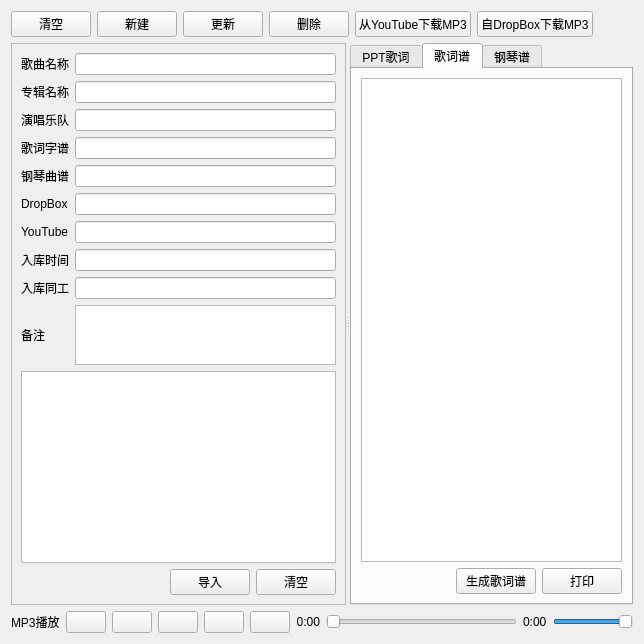
               <widget class="QWidget" name="tab_16">
                <attribute name="title">
                 <string>赞美诗集</string>
                </attribute>
                <layout class="QVBoxLayout" name="verticalLayout_15">
                 <item>
                  <layout class="QHBoxLayout" name="horizontalLayout_27">
                   <item>
                    <widget class="QPushButton" name="pushButton_clear_field">
                     <property name="text">
                      <string>清空</string>
                     </property>
                    </widget>
                   </item>
                   <item>
                    <widget class="QPushButton" name="pushButton_add_hymn">
                     <property name="text">
                      <string>新建</string>
                     </property>
                    </widget>
                   </item>
                   <item>
                    <widget class="QPushButton" name="pushButton_update_hymn">
                     <property name="text">
                      <string>更新</string>
                     </property>
                    </widget>
                   </item>
                   <item>
                    <widget class="QPushButton" name="pushButton_delete_hymn">
                     <property name="text">
                      <string>删除</string>
                     </property>
                    </widget>
                   </item>
                   <item>
                    <widget class="QPushButton" name="pushButton_download_from_youtube">
                     <property name="text">
                      <string>从YouTube下载MP3</string>
                     </property>
                    </widget>
                   </item>
                   <item>
                    <widget class="QPushButton" name="pushButton_download_from_dropbox">
                     <property name="text">
                      <string>自DropBox下载MP3</string>
                     </property>
                    </widget>
                   </item>
                   <item>
                    <spacer name="horizontalSpacer_13">
                     <property name="orientation">
                      <enum>Qt::Horizontal</enum>
                     </property>
                     <property name="sizeHint" stdset="0">
                      <size>
                       <width>40</width>
                       <height>20</height>
                      </size>
                     </property>
                    </spacer>
                   </item>
                  </layout>
                 </item>
                 <item>
                  <widget class="QSplitter" name="splitter_9">
                   <property name="orientation">
                    <enum>Qt::Horizontal</enum>
                   </property>
                   <widget class="QFrame" name="frame_song_info">
                    <property name="sizePolicy">
                     <sizepolicy hsizetype="Preferred" vsizetype="Preferred">
                      <horstretch>0</horstretch>
                      <verstretch>0</verstretch>
                     </sizepolicy>
                    </property>
                    <property name="maximumSize">
                     <size>
                      <width>500</width>
                      <height>16777215</height>
                     </size>
                    </property>
                    <property name="frameShape">
                     <enum>QFrame::StyledPanel</enum>
                    </property>
                    <property name="frameShadow">
                     <enum>QFrame::Raised</enum>
                    </property>
                    <layout class="QVBoxLayout" name="verticalLayout_28">
                     <item>
                      <layout class="QGridLayout" name="gridLayout_10">
                       <item row="3" column="2">
                        <widget class="QLineEdit" name="lineEdit_script_text_note"/>
                       </item>
                       <item row="2" column="2">
                        <widget class="QLineEdit" name="lineEdit_band_note"/>
                       </item>
                       <item row="0" column="2">
                        <widget class="QLineEdit" name="lineEdit_hymn_name_note"/>
                       </item>
                       <item row="5" column="2">
                        <widget class="QLineEdit" name="lineEdit_mp3_dropbox_note"/>
                       </item>
                       <item row="4" column="0">
                        <widget class="QLabel" name="label_123">
                         <property name="text">
                          <string>钢琴曲谱</string>
                         </property>
                        </widget>
                       </item>
                       <item row="5" column="0">
                        <widget class="QLabel" name="label_124">
                         <property name="text">
                          <string>DropBox</string>
                         </property>
                        </widget>
                       </item>
                       <item row="4" column="2">
                        <widget class="QLineEdit" name="lineEdit_script_piano_note"/>
                       </item>
                       <item row="1" column="0">
                        <widget class="QLabel" name="label_120">
                         <property name="text">
                          <string>专辑名称</string>
                         </property>
                        </widget>
                       </item>
                       <item row="3" column="0">
                        <widget class="QLabel" name="label_122">
                         <property name="text">
                          <string>歌词字谱</string>
                         </property>
                        </widget>
                       </item>
                       <item row="2" column="0">
                        <widget class="QLabel" name="label_121">
                         <property name="text">
                          <string>演唱乐队</string>
                         </property>
                        </widget>
                       </item>
                       <item row="9" column="2">
                        <widget class="QTextEdit" name="textEdit_note_hymn_note">
                         <property name="maximumSize">
                          <size>
                           <width>16777215</width>
                           <height>60</height>
                          </size>
                         </property>
                        </widget>
                       </item>
                       <item row="7" column="0">
                        <widget class="QLabel" name="label_126">
                         <property name="text">
                          <string>入库时间</string>
                         </property>
                        </widget>
                       </item>
                       <item row="1" column="2">
                        <widget class="QLineEdit" name="lineEdit_album_note"/>
                       </item>
                       <item row="8" column="2">
                        <widget class="QLineEdit" name="lineEdit_worker_note"/>
                       </item>
                       <item row="0" column="0">
                        <widget class="QLabel" name="label_113">
                         <property name="text">
                          <string>歌曲名称</string>
                         </property>
                        </widget>
                       </item>
                       <item row="9" column="0">
                        <widget class="QLabel" name="label_125">
                         <property name="text">
                          <string>备注</string>
                         </property>
                        </widget>
                       </item>
                       <item row="7" column="2">
                        <widget class="QLineEdit" name="lineEdit_archived_date_note"/>
                       </item>
                       <item row="8" column="0">
                        <widget class="QLabel" name="label_128">
                         <property name="text">
                          <string>入库同工</string>
                         </property>
                        </widget>
                       </item>
                       <item row="6" column="0">
                        <widget class="QLabel" name="label_127">
                         <property name="text">
                          <string>YouTube</string>
                         </property>
                        </widget>
                       </item>
                       <item row="6" column="2">
                        <widget class="QLineEdit" name="lineEdit_youtube_note"/>
                       </item>
                      </layout>
                     </item>
                     <item>
                      <widget class="QListView" name="playlistView"/>
                     </item>
                     <item>
                      <layout class="QHBoxLayout" name="horizontalLayout_32">
                       <item>
                        <spacer name="horizontalSpacer_14">
                         <property name="orientation">
                          <enum>Qt::Horizontal</enum>
                         </property>
                         <property name="sizeHint" stdset="0">
                          <size>
                           <width>40</width>
                           <height>20</height>
                          </size>
                         </property>
                        </spacer>
                       </item>
                       <item>
                        <widget class="QPushButton" name="pushButton_load_file">
                         <property name="text">
                          <string>导入</string>
                         </property>
                        </widget>
                       </item>
                       <item>
                        <widget class="QPushButton" name="pushButton_empty">
                         <property name="text">
                          <string>清空</string>
                         </property>
                        </widget>
                       </item>
                      </layout>
                     </item>
                    </layout>
                   </widget>
                   <widget class="QTabWidget" name="tabWidget_song">
                    <property name="currentIndex">
                     <number>1</number>
                    </property>
                    <widget class="QWidget" name="tab_19">
                     <attribute name="title">
                      <string>PPT歌词</string>
                     </attribute>
                     <layout class="QHBoxLayout" name="horizontalLayout_29">
                      <item>
                       <widget class="QTextEdit" name="textEdit_script_ppt_note"/>
                      </item>
                     </layout>
                    </widget>
                    <widget class="QWidget" name="tab_17">
                     <attribute name="title">
                      <string>歌词谱</string>
                     </attribute>
                     <layout class="QVBoxLayout" name="verticalLayout_29">
                      <item>
                       <widget class="QTextEdit" name="textEdit_script_text_note"/>
                      </item>
                      <item>
                       <layout class="QHBoxLayout" name="horizontalLayout_30">
                        <item>
                         <spacer name="horizontalSpacer_15">
                          <property name="orientation">
                           <enum>Qt::Horizontal</enum>
                          </property>
                          <property name="sizeHint" stdset="0">
                           <size>
                            <width>40</width>
                            <height>20</height>
                           </size>
                          </property>
                         </spacer>
                        </item>
                        <item>
                         <widget class="QPushButton" name="pushButton_make_script">
                          <property name="text">
                           <string>生成歌词谱</string>
                          </property>
                         </widget>
                        </item>
                        <item>
                         <widget class="QPushButton" name="pushButton_print">
                          <property name="text">
                           <string>打印</string>
                          </property>
                         </widget>
                        </item>
                       </layout>
                      </item>
                     </layout>
                    </widget>
                    <widget class="QWidget" name="tab_18">
                     <attribute name="title">
                      <string>钢琴谱</string>
                     </attribute>
                     <layout class="QHBoxLayout" name="horizontalLayout_31">
                      <item>
                       <widget class="QWidget" name="widget_script_piano" native="true">
                        <property name="sizePolicy">
                         <sizepolicy hsizetype="Expanding" vsizetype="Expanding">
                          <horstretch>0</horstretch>
                          <verstretch>0</verstretch>
                         </sizepolicy>
                        </property>
                       </widget>
                      </item>
                     </layout>
                    </widget>
                   </widget>
                  </widget>
                 </item>
                 <item>
                  <layout class="QHBoxLayout" name="horizontalLayout_28">
                   <item>
                    <widget class="QLabel" name="label_130">
                     <property name="text">
                      <string>MP3播放</string>
                     </property>
                    </widget>
                   </item>
                   <item>
                    <widget class="QPushButton" name="previousButton">
                     <property name="sizePolicy">
                      <sizepolicy hsizetype="Fixed" vsizetype="Fixed">
                       <horstretch>0</horstretch>
                       <verstretch>0</verstretch>
                      </sizepolicy>
                     </property>
                     <property name="maximumSize">
                      <size>
                       <width>50</width>
                       <height>16777215</height>
                      </size>
                     </property>
                     <property name="text">
                      <string/>
                     </property>
                     <property name="icon">
                      <iconset>
                       <normaloff>../resources/icons/control-skip-180.png</normaloff>../resources/icons/control-skip-180.png</iconset>
                     </property>
                    </widget>
                   </item>
                   <item>
                    <widget class="QPushButton" name="playButton">
                     <property name="maximumSize">
                      <size>
                       <width>50</width>
                       <height>16777215</height>
                      </size>
                     </property>
                     <property name="text">
                      <string/>
                     </property>
                     <property name="icon">
                      <iconset>
                       <normaloff>../resources/icons/control.png</normaloff>../resources/icons/control.png</iconset>
                     </property>
                    </widget>
                   </item>
                   <item>
                    <widget class="QPushButton" name="pauseButton">
                     <property name="maximumSize">
                      <size>
                       <width>50</width>
                       <height>16777215</height>
                      </size>
                     </property>
                     <property name="text">
                      <string/>
                     </property>
                     <property name="icon">
                      <iconset>
                       <normaloff>../resources/icons/control-pause.png</normaloff>../resources/icons/control-pause.png</iconset>
                     </property>
                    </widget>
                   </item>
                   <item>
                    <widget class="QPushButton" name="stopButton">
                     <property name="maximumSize">
                      <size>
                       <width>50</width>
                       <height>16777215</height>
                      </size>
                     </property>
                     <property name="text">
                      <string/>
                     </property>
                     <property name="icon">
                      <iconset>
                       <normaloff>../resources/icons/control-stop-square.png</normaloff>../resources/icons/control-stop-square.png</iconset>
                     </property>
                    </widget>
                   </item>
                   <item>
                    <widget class="QPushButton" name="nextButton">
                     <property name="maximumSize">
                      <size>
                       <width>50</width>
                       <height>16777215</height>
                      </size>
                     </property>
                     <property name="text">
                      <string/>
                     </property>
                     <property name="icon">
                      <iconset>
                       <normaloff>../resources/icons/control-skip.png</normaloff>../resources/icons/control-skip.png</iconset>
                     </property>
                    </widget>
                   </item>
                   <item>
                    <widget class="QLabel" name="currentTimeLabel">
                     <property name="sizePolicy">
                      <sizepolicy hsizetype="Fixed" vsizetype="Preferred">
                       <horstretch>0</horstretch>
                       <verstretch>0</verstretch>
                      </sizepolicy>
                     </property>
                     <property name="minimumSize">
                      <size>
                       <width>0</width>
                       <height>0</height>
                      </size>
                     </property>
                     <property name="maximumSize">
                      <size>
                       <width>100</width>
                       <height>16777215</height>
                      </size>
                     </property>
                     <property name="text">
                      <string>0:00</string>
                     </property>
                     <property name="alignment">
                      <set>Qt::AlignRight|Qt::AlignTrailing|Qt::AlignVCenter</set>
                     </property>
                    </widget>
                   </item>
                   <item>
                    <widget class="QSlider" name="timeSlider">
                     <property name="orientation">
                      <enum>Qt::Horizontal</enum>
                     </property>
                    </widget>
                   </item>
                   <item>
                    <widget class="QLabel" name="totalTimeLabel">
                     <property name="minimumSize">
                      <size>
                       <width>0</width>
                       <height>0</height>
                      </size>
                     </property>
                     <property name="maximumSize">
                      <size>
                       <width>100</width>
                       <height>16777215</height>
                      </size>
                     </property>
                     <property name="text">
                      <string>0:00</string>
                     </property>
                     <property name="alignment">
                      <set>Qt::AlignLeading|Qt::AlignLeft|Qt::AlignVCenter</set>
                     </property>
                    </widget>
                   </item>
                   <item>
                    <widget class="QSlider" name="volumeSlider">
                     <property name="maximumSize">
                      <size>
                       <width>80</width>
                       <height>16777215</height>
                      </size>
                     </property>
                     <property name="maximum">
                      <number>100</number>
                     </property>
                     <property name="value">
                      <number>100</number>
                     </property>
                     <property name="orientation">
                      <enum>Qt::Horizontal</enum>
                     </property>
                    </widget>
                   </item>
                  </layout>
                 </item>
                </layout>
               </widget>
